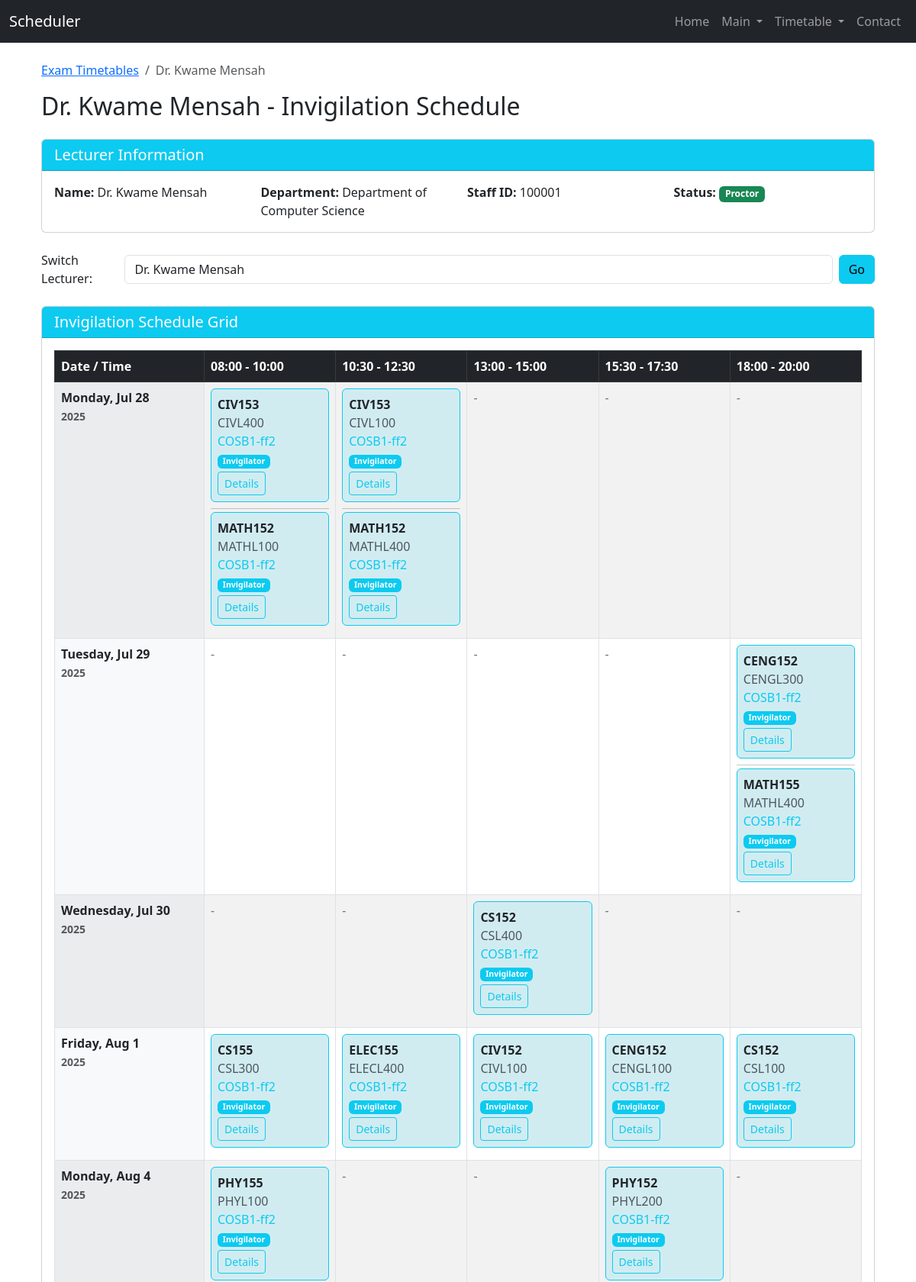
The page /timetable/lecturer_exam_timetable/259/ (upper part) on the database its author committed.
### Timetable/models.py (models this page shows, shortened)
class Lecturer(models.Model):
    name = models.CharField(max_length=100)
    department = models.ForeignKey(Department, on_delete=models.CASCADE)
    staff_id = models.CharField(max_length=20, unique=True, db_index=True, null=True, blank=True)
    availability = models.JSONField(blank=True, null=True)  # For regular teaching availability
    proctor_availability = models.JSONField(blank=True, null=True)  # For exam proctoring availability
    is_proctor = models.BooleanField(default=False)
    max_courses = models.PositiveIntegerField(default=4)
    is_active = models.BooleanField(default=True)
    class Meta:
        ordering = ['name']

class Department(models.Model):
    code = models.CharField(max_length=10, unique=True)
    name = models.CharField(max_length=100)
    building = models.ForeignKey(Building, on_delete=models.SET_NULL, null=True, blank=True)
    college = models.ForeignKey('College', on_delete=models.SET_NULL, null=True, blank=True, related_name='departments')

class ExamDate(models.Model):
    date = models.DateField(unique=True)
    day_name = models.CharField(max_length=10)
    class Meta:
        ordering = ['date']

class Course(models.Model):
    code = models.CharField(max_length=20, unique=True)
    title = models.CharField(max_length=200)
    course_type = models.ForeignKey(CourseType, on_delete=models.CASCADE)
    department = models.ForeignKey(Department, on_delete=models.CASCADE)
    credit_hours = models.PositiveIntegerField()
    enrollment = models.PositiveIntegerField()
    lecturers = models.ManyToManyField(Lecturer, related_name='courses')
    classes = models.ManyToManyField(Class, related_name='courses')
    requires_lab = models.BooleanField(default=False)
    lab_type = models.ForeignKey(LabType, on_delete=models.SET_NULL, null=True, blank=True)
    class Meta:
        ordering = ['code']

class Class(models.Model):
    code = models.CharField(max_length=20, unique=True)
    name = models.CharField(max_length=100, blank=True, null=True)
    department = models.ForeignKey(Department, on_delete=models.CASCADE)
    level = models.PositiveIntegerField()
    size = models.PositiveIntegerField()
    class Meta:
        verbose_name_plural = "Classes"
        ordering = ['code']

class Room(models.Model):
    code = models.CharField(max_length=20, unique=True)
    building = models.ForeignKey(Building, on_delete=models.CASCADE)
    room_type = models.ForeignKey(RoomType, on_delete=models.CASCADE)
    lab_type = models.ForeignKey(LabType, on_delete=models.SET_NULL, blank=True, null=True)
    capacity = models.PositiveIntegerField()
    dimensions = models.CharField(max_length=20)
    max_courses = models.PositiveIntegerField(default=1)
    proctors_required = models.PositiveIntegerField(default=1)
    is_overflow = models.BooleanField(default=False)
    class Meta:
        ordering = ['code']

### Timetable/views.py (the view)
# urls.py: path('lecturer_exam_timetable/<int:lecturer_id>/', views.lecturer_exam_timetable, name='lecturer_exam_timetable'),
def lecturer_exam_timetable(request, lecturer_id):
    try:
        lecturer = Lecturer.objects.get(id=lecturer_id, is_proctor=True)
    except Lecturer.DoesNotExist:
        raise Http404("Lecturer not found or not a proctor")
    lecturers = Lecturer.objects.filter(is_proctor=True)
    exam_schedules = ExamSchedule.objects.filter(
        invigilators=lecturer
    ).select_related(
        'course', 'program_class', 'room', 'exam_date', 'time_slot'
    ).prefetch_related('invigilators').order_by('exam_date__date', 'time_slot__start_time')
    exam_dates = []
    time_slots = []
    exam_grid = {}
    for schedule in exam_schedules:
        date_key = schedule.exam_date.date
        time_key = f"{schedule.time_slot.start_time.strftime('%H:%M')} - {schedule.time_slot.end_time.strftime('%H:%M')}"
        if date_key not in exam_dates:
            exam_dates.append(date_key)
        if time_key not in time_slots:
            time_slots.append(time_key)
    exam_dates.sort()
    time_slots.sort()
    for date in exam_dates:
        exam_grid[date] = {}
        for time_slot in time_slots:
            exam_grid[date][time_slot] = []
    for schedule in exam_schedules:
        date_key = schedule.exam_date.date
        time_key = f"{schedule.time_slot.start_time.strftime('%H:%M')} - {schedule.time_slot.end_time.strftime('%H:%M')}"
        exam_grid[date_key][time_key].append({
            'course': schedule.course.code,
            'class': schedule.program_class.code,
            'room': schedule.room.code,
            'role': 'Invigilator',
            'schedule_id': schedule.id
        })
    return render(request, 'timetable/lecturer_exam_timetable.html', {
        'lecturer': lecturer,
        'lecturers': lecturers,
        'exam_dates': exam_dates,
        'time_slots': time_slots,
        'exam_grid': exam_grid,
    })

### Scheduler/templatetags/dict_extras.py (called while the page is built)
@register.filter
def dict_chain_get(d, key):
    return d.get(key)

### templates/timetable/lecturer_exam_timetable.html (shortened to what this page needs)
{% extends 'home/base.html' %}
{% load dict_extras %}
{% block content %}
<div class="container mt-4">
    <div class="row">
        <div class="col-12">
            <nav aria-label="breadcrumb">
                <ol class="breadcrumb">
                    <li class="breadcrumb-item"><a href="{% url 'exam_timetable_hub' %}">Exam Timetables</a></li>
                    <li class="breadcrumb-item active">{{ lecturer.name }}</li>
                </ol>
            </nav>
            <h2 class="mb-4">
                {{ lecturer.name }} - Invigilation Schedule
            </h2>
            <div class="card mb-4">
                <div class="card-header bg-info text-white">
                    <h5 class="mb-0">
                        Lecturer Information
                    </h5>
                </div>
                <div class="card-body">
                    <div class="row">
                        <div class="col-md-3">
                            <strong>Name:</strong> {{ lecturer.name }}
                        </div>
                        <div class="col-md-3">
                            <strong>Department:</strong> {{ lecturer.department.name }}
                        </div>
                        <div class="col-md-3">
                            <strong>Staff ID:</strong> {{ lecturer.staff_id|default:"Not assigned" }}
                        </div>
                        <div class="col-md-3">
                            <strong>Status:</strong>
                            {% if lecturer.is_proctor %}
                                <span class="badge bg-success">Proctor</span>
                            {% else %}
                                <span class="badge bg-secondary">Not a Proctor</span>
                            {% endif %}
                        </div>
                    </div>
                </div>
            </div>
            <div class="mb-4">
                <form class="form-inline d-flex align-items-center">
                    <label for="lecturer_select" class="me-2">Switch Lecturer:</label>
                    <select id="lecturer_select" class="form-control me-2">
                        {% for other_lecturer in lecturers %}
                            <option value="{{ other_lecturer.id }}" {% if other_lecturer.id == lecturer.id %}selected{% endif %}>
                                {{ other_lecturer.name }}
                            </option>
                        {% endfor %}
                    </select>
                    <button type="button" class="btn btn-info" onclick="window.location.href='{% url 'lecturer_exam_timetable' 0 %}'.replace('0', document.getElementById('lecturer_select').value)">Go</button>
                </form>
            </div>
            {% if exam_dates and time_slots %}
                <div class="card">
                    <div class="card-header bg-info text-white">
                        <h5 class="mb-0">
                            Invigilation Schedule Grid
                        </h5>
                    </div>
                    <div class="card-body">
                        <div class="table-responsive">
                            <table class="table table-bordered table-striped">
                                <thead class="table-dark">
                                    <tr>
                                        <th>Date / Time</th>
                                        {% for time_slot in time_slots %}
                                            <th>{{ time_slot }}</th>
                                        {% endfor %}
                                    </tr>
                                </thead>
                                <tbody>
                                    {% for date in exam_dates %}
                                    <tr>
                                        <th class="bg-light">
                                            <strong>{{ date|date:"l, M j" }}</strong><br>
                                            <small class="text-muted">{{ date|date:"Y" }}</small>
                                        </th>
                                        {% for time_slot in time_slots %}
                                        <td style="min-width: 150px; vertical-align: top;">
                                            {% for exam in exam_grid|dict_chain_get:date|dict_chain_get:time_slot %}
                                                <div class="border border-info rounded p-2 mb-2" style="background-color: #d1ecf1;">
                                                    <div><strong>{{ exam.course }}</strong></div>
                                                    <div class="text-muted">{{ exam.class }}</div>
                                                    <div class="text-info">{{ exam.room }}</div>
                                                    <div class="text-primary">
                                                        <small>
                                                            <span class="badge bg-info">{{ exam.role }}</span>
                                                        </small>
                                                    </div>
                                                    <a href="{% url 'exam_schedule_detail' exam.schedule_id %}"
                                                       class="btn btn-sm btn-outline-info mt-1">
                                                         Details
                                                    </a>
                                                </div>
                                                {% if not forloop.last %}<hr class="my-1">{% endif %}
                                            {% empty %}
                                                <span class="text-secondary">-</span>
                                            {% endfor %}
                                        </td>
                                        {% endfor %}
                                    </tr>
                                    {% endfor %}
                                </tbody>
                            </table>
                        </div>
                    </div>
                </div>
            {% endif %}
        </div>
    </div>
</div>
{% endblock %}

### rows shown on the page
Lecturer: name "Dr. Kwame Mensah", department.name "Department of Computer Science", staff_id "100001"
ExamDate: exam_dates "Monday, Jul 28", exam_dates "2025"
Course: course "CIV153" "CIV153"
Class: class "CIVL400"
Room: room "COSB1-ff2" "COSB1-ff2" "COSB1-ff2" "COSB1-ff2" "COSB1-ff2" "COSB1-ff2" "COSB1-ff2" "COSB1-ff2" "COSB1-ff2" "COSB1-ff2" "COSB1-ff2" "COSB1-ff2" "COSB1-ff2" "COSB1-ff2"
Course: course "MATH152" "MATH152"
Class: class "MATHL100"
Class: class "CIVL100" "CIVL100"
Class: class "MATHL400" "MATHL400"
ExamDate: exam_dates "Tuesday, Jul 29", exam_dates "2025"
Course: course "CENG152" "CENG152"
Class: class "CENGL300"
Course: course "MATH155"
ExamDate: exam_dates "Wednesday, Jul 30", exam_dates "2025"
Course: course "CS152" "CS152"
Class: class "CSL400"
ExamDate: exam_dates "Friday, Aug 1", exam_dates "2025"
Course: course "CS155"
Class: class "CSL300"
Course: course "ELEC155"
Class: class "ELECL400"
Course: course "CIV152"
Class: class "CENGL100"
Class: class "CSL100"
ExamDate: exam_dates "Monday, Aug 4", exam_dates "2025"
Course: course "PHY155"
Class: class "PHYL100"
Course: course "PHY152"
Class: class "PHYL200"

### other values the page prints
{{ time_slot }} "08:00 - 10:00" "10:30 - 12:30" "13:00 - 15:00" "15:30 - 17:30" "18:00 - 20:00"
{{ exam.role }} "Invigilator" "Invigilator" "Invigilator" "Invigilator" "Invigilator" "Invigilator" "Invigilator" "Invigilator" "Invigilator" "Invigilator" "Invigilator" "Invigilator" "Invigilator" "Invigilator"
form field value "Dr. Kwame Mensah"
